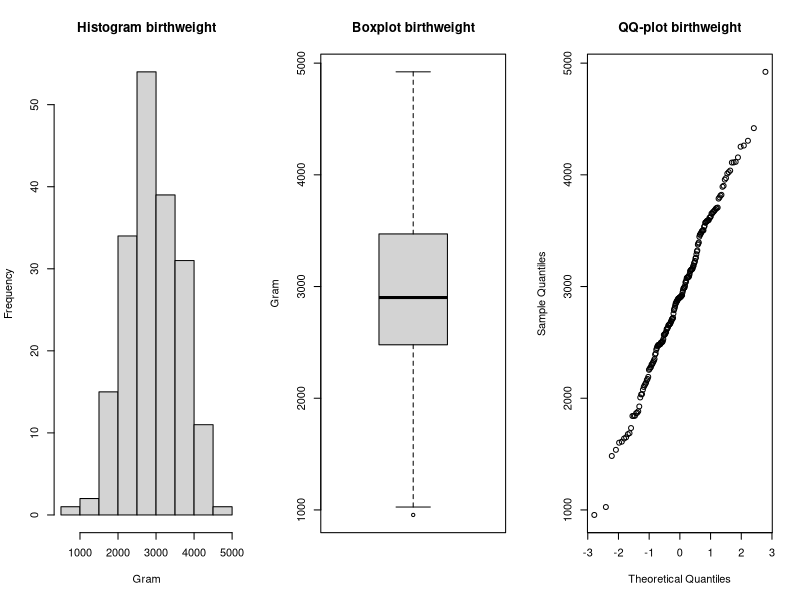
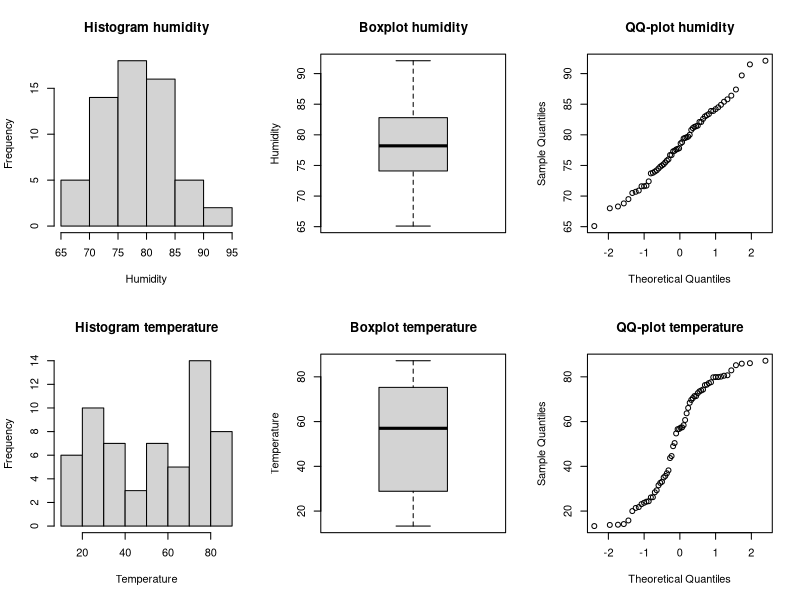
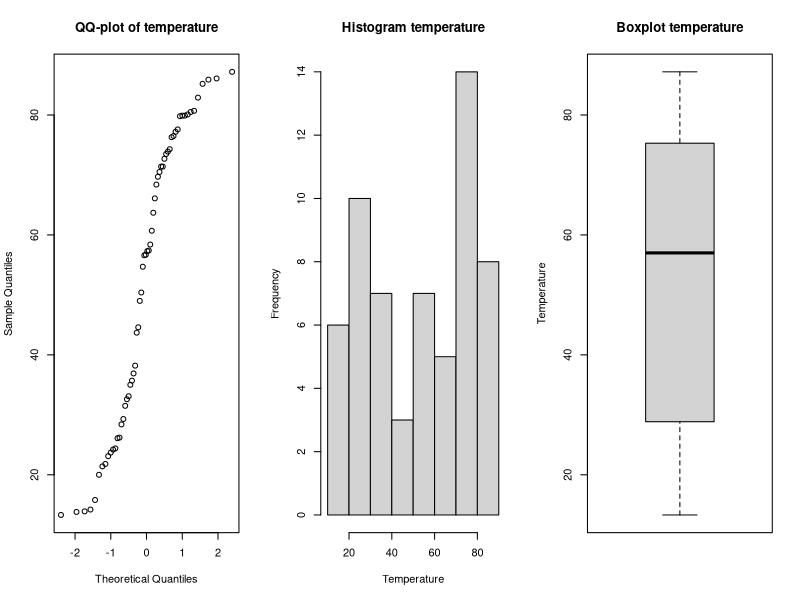

Reproduce these figures in R, in order.
## ---- chunk 1
data_read_1 = read.table("./birthweight.txt", header=TRUE)
## ---- chunk 2
par(mfrow=c(1,3))
hist(data_read_1$birthweight, main="Histogram birthweight", xlab="Gram")
boxplot(data_read_1$birthweight, main="Boxplot birthweight", ylab="Gram")
qqnorm(data_read_1$birthweight, main="QQ-plot birthweight")
## ---- chunk 3
summary(data_read_1)
## ---- chunk 4
shapiro.test(data_read_1$birthweight)
## ---- chunk 5
m = round(mean(data_read_1$birthweight),2)
m
## ---- chunk 6
n = length(data_read_1$birthweight)
n
## ---- chunk 7
s = round(sd(data_read_1$birthweight), 3)
s
## ---- chunk 8
t = round(qt(0.95,df=length(data_read_1$birthweight)-1),3)
t
## ---- chunk 9
round(c(m-t*s/sqrt(n),m+t*s/sqrt(n)), 3)
## ---- chunk 10
t.test(data_read_1$birthweight,mu=2800,alt="g") 
## ---- chunk 11
x = 140
n = 200
p_hat = 140 /200
p_hat
## ---- chunk 12
p_hat = 0.7
q_hat = 1 - p_hat
n = 200
alpha = 1 - 0.99
z_alpha2 = qnorm(1 - alpha / 2)
margin_of_error = z_alpha2 * sqrt ((p_hat * q_hat) / n)
round(c(p_hat - margin_of_error, p_hat + margin_of_error), 3)
## ---- chunk 13
binom.test(x, n, p = 0.75)
## ---- chunk 14
weather = read.table(file="weather.txt", header=TRUE)
hum=weather$humidity
tem=weather$temperature

par(mfrow=c(2,3))
hist(hum, main="Histogram humidity", xlab="Humidity")
boxplot(hum, main="Boxplot humidity", ylab="Humidity")
qqnorm(hum, main="QQ-plot humidity")
hist(tem, main="Histogram temperature", xlab="Temperature")
boxplot(tem, main="Boxplot temperature", ylab="Temperature")
qqnorm(tem, main="QQ-plot temperature")
## ---- chunk 15
summary(weather)
## ---- chunk 16
par(mfrow=c(1,3))
qqnorm(tem, main="QQ-plot of temperature") 
hist(tem, main="Histogram temperature", xlab="Temperature")
boxplot(tem, main="Boxplot temperature", ylab="Temperature")
## ---- chunk 17
alpha = 0.10
n = length(weather$temperature)
m = mean(weather$temperature)
s = sd(weather$temperature)

t = qt(1 - alpha / 2, df=n - 1)
c(m - t * s / sqrt(n), m + t * s / sqrt(n))
## ---- chunk 18
data_read_4 = read.table("./austen.txt", header=TRUE)
data_read_4
## ---- chunk 19
Sense = data_read_4$Sense
Emma = data_read_4$Emma
Sand1 = data_read_4$Sand1
x=as.data.frame(matrix(c(Sense, Emma, Sand1),ncol=3,nrow=6)) 
dimnames(x)=list(c("a","an", "this", "that", "with", "without"),c("Sense","Emma", "Sand1")) 
x
## ---- chunk 20
z = chisq.test(x)
z
## ---- chunk 21
z$expected
z$observed
X2=sum((z$observed-z$expected)^2/z$expected)
X2
## ---- chunk 22
1-pchisq(X2,df=(6-1)*(3-1)) # same is the same as the p-value we got from the Chi-squared test.
residuals(z) 
## ---- chunk 23
Combined = (Sense + Emma + Sand1)
Sand2 = data_read_4$Sand2
x=as.data.frame(matrix(c(Combined, Sand2),ncol=2,nrow=6))
dimnames(x)=list(c("a","an", "this", "that", "with", "without"),c("Combined", "Sand2"))
x
## ---- chunk 24
z = chisq.test(x)
z
## ---- chunk 25
sand2 = data_read_4$Sand2
x=as.data.frame(matrix(c(Sand1, Sand2),ncol=2,nrow=6))
dimnames(x)=list(c("a","an", "this", "that", "with", "without"),c("Sand1", "Sand2"))
x
## ---- chunk 26
z = chisq.test(x)
z
